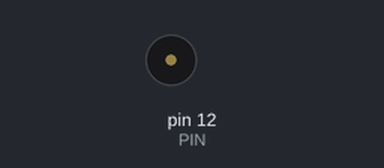
Recording of a sketch running on a simulated Arduino Uno, built with avr-gcc and run on an emulated ATmega328P. Shown: buzzer (waves = sounding).

Above: at 0.1 s.
Timing chart, 0 to 0.6 s (numbered marks = the images above):
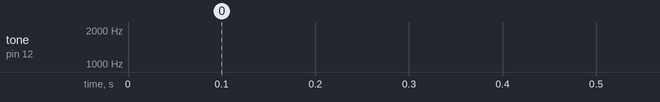

The sketch:

BananaLaser.ino
```cpp
#define PIN 12
void setup() {
  pinMode(PIN, OUTPUT);

}

void loop() {
  for (int i = 2000; i > 500; i--) {
    tone(PIN, i, 1);
  }
  noTone(PIN);
  delay(20);
  for (int i = 2000; i > 31; i--) { //shot
    tone(PIN, i, 1);
  }
  noTone(PIN);
  delay(200);
  for (int i = 2000; i > 1000; i--) {
    tone(PIN, i, 1);
  }
  noTone(PIN);
  delay(20);
  for (int i = 2000; i > 1000; i--) {
    tone(PIN, i, 1);
  }
  noTone(PIN);
  delay(20);
  for (int i = 2000; i > 31; i--) {
    tone(PIN, i, 1);
  }
  noTone(PIN);
  noTone(PIN);
  delay(200);
  for (int i = 2000; i > 1000; i--) {
    tone(PIN, i, 1);
  }
  noTone(PIN);
  delay(20);
  for (int i = 2000; i > 1000; i--) {
    tone(PIN, i, 1);
  }
  noTone(PIN);
  delay(20);
  for (int i = 2000; i > 1000; i--) {
    tone(PIN, i, 1);
  }
  noTone(PIN);
  delay(20);
  for (int i = 2000; i > 1000; i--) {
    tone(PIN, i, 1);
  }
  noTone(PIN);
  delay(20);
  for (int i = 2000; i > 1000; i--) {
    tone(PIN, i, 1);
  }
  noTone(PIN);
  delay(20);
  for (int i = 2000; i > 1000; i--) {
    tone(PIN, i, 1);
  }
  noTone(PIN);
  delay(20);
  for (int i = 2000; i > 1000; i--) {
    tone(PIN, i, 1);
  }
  noTone(PIN);
  delay(20);
  for (int i = 2000; i > 1000; i--) {
    tone(PIN, i, 1);
  }
  noTone(PIN);
  delay(20);
  for (int i = 2000; i > 1000; i--) {
    tone(PIN, i, 1);
  }
  noTone(PIN);
  delay(20);
  for (int i = 2000; i > 1000; i--) {
    tone(PIN, i, 1);
  }
  noTone(PIN);
  delay(20);
  for (int i = 2000; i > 1000; i--) {
    tone(PIN, i, 1);
  }
  noTone(PIN);
  delay(20);
  for (int i = 2000; i > 31; i--) {
    tone(PIN, i, 1);
  }
  noTone(PIN);
  delay(1000);

  tone(PIN, 120, 300);  //failed
  delay(370);
  tone(PIN, 60, 500);
  delay(500);
  noTone(PIN);
  delay(1000);

  tone(PIN, 500, 100);  //success
  delay(100);
  tone(PIN, 800, 200);
  delay(200);
  noTone(PIN);


  delay(10000);
}
```
